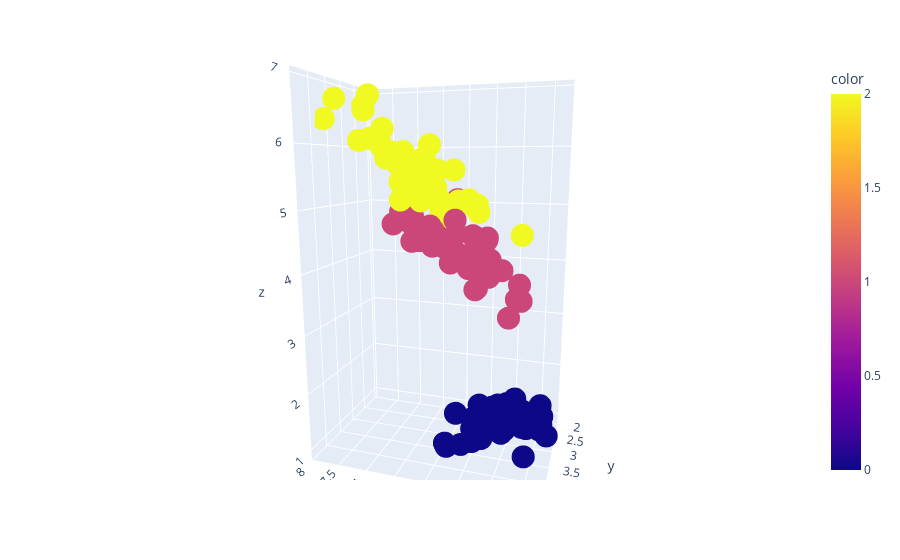

The cell this chart's notebook holds for it:
### Code cell
fig = px.scatter_3d(x=X[0,:], y=X[1,:], z=X[2,:], color=T)
fig.show()

### Figure 1 — Plotly figure (JSON) as saved in the notebook; plotly's stock layout.template omitted (floating-point values rounded to 4 significant figures; data arrays with more than 128 entries replaced by an {"elided": "..."} marker saying what was removed)
{"data": [{"hovertemplate": "x=%{x}<br>y=%{y}<br>z=%{z}<br>color=%{marker.color}<extra></extra>", "legendgroup": "", "marker": {"color": {"elided": "150 int values"}, "coloraxis": "coloraxis", "symbol": "circle"}, "mode": "markers", "name": "", "scene": "scene", "showlegend": false, "type": "scatter3d", "x": {"elided": "150 float values"}, "y": {"elided": "150 float values"}, "z": {"elided": "150 float values"}}], "layout": {"autosize": true, "coloraxis": {"colorbar": {"title": {"text": "color"}}, "colorscale": [[0, "#0d0887"], [0.1111, "#46039f"], [0.2222, "#7201a8"], [0.3333, "#9c179e"], [0.4444, "#bd3786"], [0.5556, "#d8576b"], [0.6667, "#ed7953"], [0.7778, "#fb9f3a"], [0.8889, "#fdca26"], [1, "#f0f921"]]}, "legend": {"tracegroupgap": 0}, "margin": {"t": 60}, "scene": {"aspectmode": "auto", "aspectratio": {"x": 0.9709, "y": 0.6473, "z": 1.591}, "camera": {"center": {"x": 0, "y": 0, "z": 0}, "eye": {"x": -0.6449, "y": 2.02, "z": 0.4391}, "projection": {"type": "perspective"}, "up": {"x": 0, "y": 0, "z": 1}}, "domain": {"x": [0, 1], "y": [0, 1]}, "xaxis": {"title": {"text": "x"}, "type": "linear"}, "yaxis": {"title": {"text": "y"}, "type": "linear"}, "zaxis": {"title": {"text": "z"}, "type": "linear"}}}}
